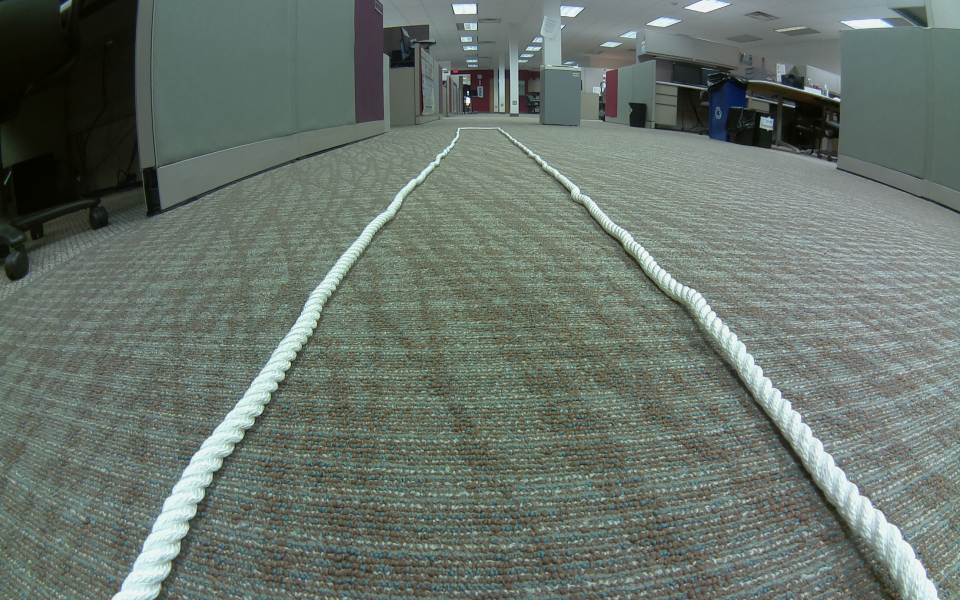
#> input picture test/assets/ropes.jpg, 1920 x 1200 px, found by its file name (shown at 1/2 size)
$ python openCVTesting.py
#> lines starting #> are read from the running program, lines starting #| are printed output that depends on the picture; after the words box and inside, x2 and y2 are one past the last pixel; in counts of white or black regions, pixels touching at a corner belong together
import numpy as np
import cv2 as cv
import pandas as pd
import matplotlib.pyplot as plt
import matplotlib.patches as mpatches
import skimage.io as io
import math
from skimage.util import img_as_ubyte, img_as_float, crop
from skimage.measure import label, regionprops, regionprops_table
from skimage.morphology import remove_small_objects
from skimage.color import label2rgb
from IPython.display import display


# Resizes the image, not sure if it changes the resolution or not
# [6 lines left out: function scaler, not called in this run]

def blurrer(image, blur):
    blurred_image = cv.GaussianBlur(image, (blur, blur), 0)
    return blurred_image

def edges(image, threshold1, threshold2):
    edges_image = cv.Canny(image, threshold1, threshold2)
    return edges_image

def grayBin(image, blur, threshold1, threshold2):
    gray_image = cv.imread(image, cv.IMREAD_GRAYSCALE)
    blur_image = cv.GaussianBlur(gray_image, (blur, blur), 0)
    notSureWhatThisIsFor, binary_image = cv.threshold(blur_image, threshold1, threshold2, cv.THRESH_BINARY)
    return binary_image

# Changes OpenCV image to Scikit image
def toScikit(image):
    imageScikit = img_as_float(image)
    return imageScikit

# Changes Scikit image to OpenCV image
def toOpenCV(image):
    imageOpenCV = img_as_ubyte(image)
    return imageOpenCV

def removeSmall(image, size, connecting):
    small = remove_small_objects(image, size, connecting)
    return small

def cropSize(image, top, bottom, left, right, cop):
    cropped = crop(image, ((top, bottom), (left, right)), copy = cop)


# ---------------------------------------------------------------------
# more significant here

# THIS CLASS HAS NO PARAMETERS FOR MY PURPOSES
# IF YOU WOULD LIKE TO VARY THE BLUR, CROP, OR THRESHOLDS, ADD PARAMETERS FOR DIFFERENT imgProp OBJECTS, ADD PARAMETERS
class imgProp:

    def __init__(self, image):
        self.newImg = image


    def imgChange(self):

        self.newImg = cv.imread(self.newImg, cv.IMREAD_GRAYSCALE)
        self.newImg = cv.GaussianBlur(self.newImg, (75, 75), 0)
        notSureWhatThisIsFor, self.bi = cv.threshold(self.newImg, 150, 255, cv.THRESH_BINARY)

        self.finalImg = img_as_float(self.bi)
        self.finalImg = label(self.finalImg)
        self.finalImg = remove_small_objects(self.finalImg, 16000, 1)
        self.finalImg = crop(self.finalImg, ((800, 0), (0, 0)), copy = True)

        return self.finalImg

    # [34 lines left out: function error, not called in this run]


img = cv.imread('ropes.jpg', cv.IMREAD_GRAYSCALE)
#> img: shape (1200, 1920); min 0, max 255, mean 110.7
imgSlant = cv.imread('e2left.jpg', cv.IMREAD_GRAYSCALE)
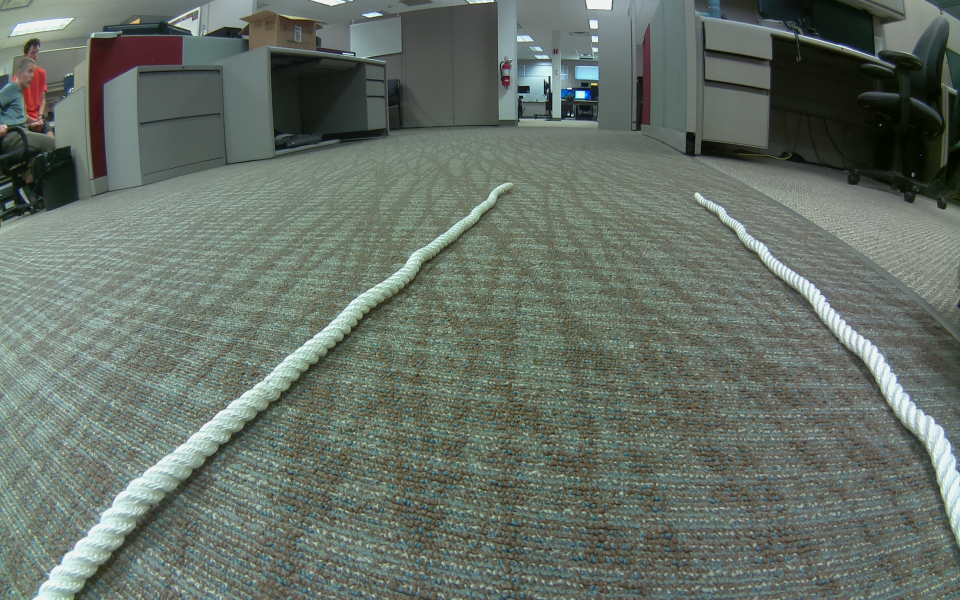
#> input picture test/assets/e2left.jpg, 1920 x 1200 px, found by its file name (shown at 1/2 size)
#> imgSlant: shape (1200, 1920); min 0, max 255, mean 107.9

#scaled = scaler(img, 25) #see if the resolution is differnet than original full size image

# Blurred image
blur = blurrer(img, 75) # cv.GaussianBlur(img,(75,75),0) <- the original command, however I turned it into a funtion
slantBlur = blurrer(imgSlant, 75)

ret4,th4 = cv.threshold(blur, 150, 255, cv.THRESH_BINARY)
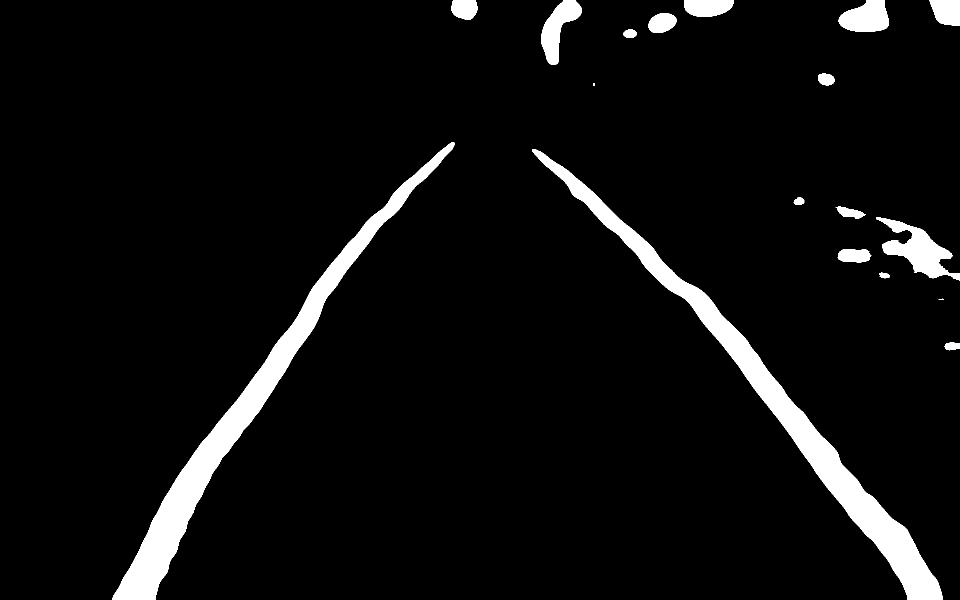
#> th4: shape (1200, 1920) (shown at 1/2 size); 5.7% white; 21 white regions (4 under 20 px), largest, box (x1, y1, x2, y2) and area: (1064, 298, 1885, 1200) 52130, (225, 284, 909, 1200) 49585, (1752, 434, 1920, 561) 7962
ret5,th5 = cv.threshold(slantBlur, 150, 255, cv.THRESH_BINARY)
#> th5: shape (1200, 1920); 5.3% white; 21 white regions (4 under 20 px), largest, box (x1, y1, x2, y2) and area: (63, 409, 964, 1200) 48248, (1404, 397, 1920, 1064) 27549, (0, 441, 215, 570) 16147
th6 = grayBin('straight14.jpg', 75, 150, 255)
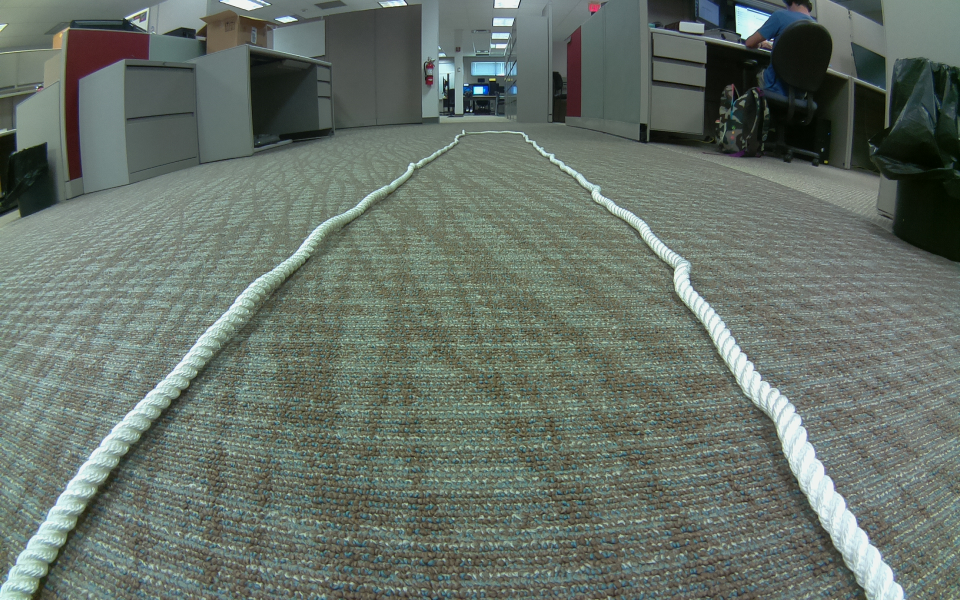
#> input picture test/assets/straight14.jpg, 1920 x 1200 px, found by its file name (shown at 1/2 size)
#> in grayBin, `notSureWhatThisIsFor, binary_image = cv.threshold(blur_image, threshol..`: binary_image: shape (1200, 1920); 4.6% white; 12 white regions, largest, box (x1, y1, x2, y2) and area: (1141, 341, 1815, 1200) 51171, (0, 440, 663, 1200) 39875, (982, 0, 1055, 93) 3481
#> in grayBin, `notSureWhatThisIsFor, binary_image = cv.threshold(blur_image, threshol..`: notSureWhatThisIsFor = 150
th7 = grayBin('e2right.jpg', 75, 150, 255)
#> call 2 of grayBin, with image = 'e2right.jpg', blur = 75, threshold1 = 150, threshold2 = 255
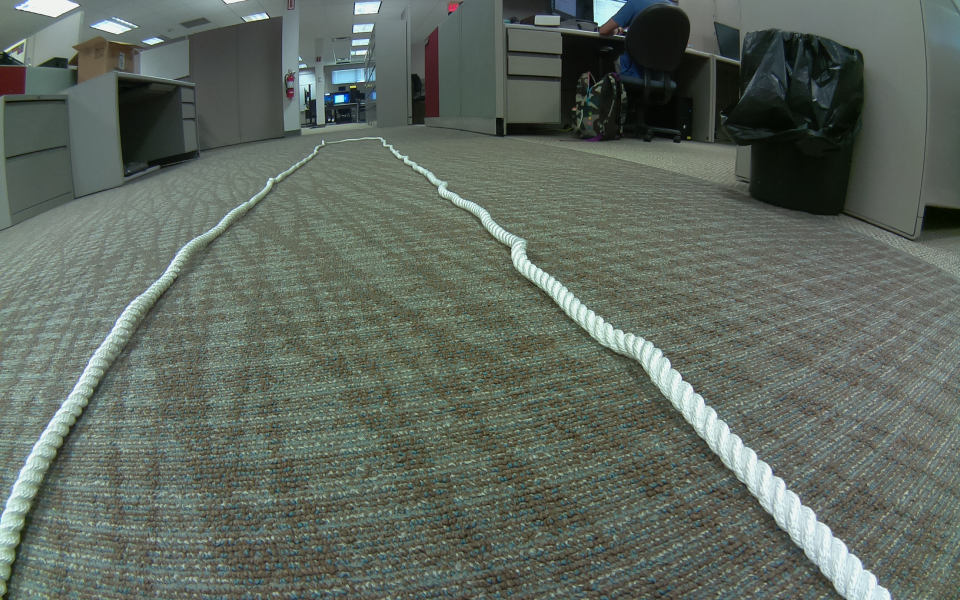
#> input picture test/assets/e2right.jpg, 1920 x 1200 px, found by its file name (shown at 1/2 size)
#> in grayBin (call 2), `notSureWhatThisIsFor, binary_image = cv.threshold(blur_image, threshol..`: binary_image: shape (1200, 1920); 4% white; 9 white regions, largest, box (x1, y1, x2, y2) and area: (875, 365, 1784, 1200) 54969, (0, 490, 377, 1127) 22552, (35, 0, 156, 88) 6035


#edges4 = edges(th4, 50, 255) # cv.Canny(th4, 100, 200) <- the original command, however I turned it into a funtion


# Labeled Regions
th4Scikit = toScikit(th4)
th5Scikit = toScikit(th5)
th6Scikit = toScikit(th6)
th7Scikit = toScikit(th7)

label_image = label(th4Scikit)
#> label_image: shape (1200, 1920) int64; 22 distinct labels, from 0 to 21
label_slant = label(th5Scikit)
#> label_slant: shape (1200, 1920) int64; 22 distinct labels, from 0 to 21
label_6 = label(th6Scikit)
#> label_6: shape (1200, 1920) int64; 13 distinct labels, from 0 to 12
label_7 = label(th7Scikit)
#> label_7: shape (1200, 1920) int64; 10 distinct labels, from 0 to 9

# Remove the smaller irrelevant blobs
label_imageLarge = remove_small_objects(label_image,  16000, 1)
#> label_imageLarge: shape (1200, 1920) int64; 3 distinct labels, from 0 to 11
label_slantLarge = removeSmall(label_slant, 20000, 1)
#> in removeSmall, `small = remove_small_objects(image, size, connecting)`: small: shape (1200, 1920) int64; 3 distinct labels, from 0 to 10
label_6Large = removeSmall(label_6, 16000, 1)
#> in removeSmall (call 2), `small = remove_small_objects(image, size, connecting)`: small: shape (1200, 1920) int64; 3 distinct labels, from 0 to 11
label_7Large = removeSmall(label_7, 16000, 1)
#> in removeSmall (call 3), `small = remove_small_objects(image, size, connecting)`: small: shape (1200, 1920) int64; 3 distinct labels, from 0 to 9


# Crops the image
# Don't think we need to use this if we remove the small blobs
# HOWEVER this can be used so we detect the end of the rope "U" shape later
label_imageCrop = crop(th4Scikit, ((300, 0), (0, 0)), copy = True) #first tuple crops (top, bottom), second tuple crops (left, right)
#> label_imageCrop: shape (900, 1920) float64; values 0 (black) and 1 (white), 6.5% white; 12 white regions (3 under 20 px), largest, box (x1, y1, x2, y2) and area: (1064, 0, 1885, 900) 52115, (225, 0, 903, 900) 49364, (1752, 134, 1920, 261) 7962
label_6LargeCrop = crop(label_6Large, ((800, 0), (0, 0)), copy = True)
#> label_6LargeCrop: shape (400, 1920) int64; 3 distinct labels, from 0 to 11
label_7LargeCrop = crop(label_7Large, ((800, 0), (0, 0)), copy = True)
#> label_7LargeCrop: shape (400, 1920) int64; 3 distinct labels, from 0 to 9

#image_label_overlay = label2rgb(label_image,  bg_label = 0) # this changes the color, not entirely sure how it works, but it does
endU = imgProp('endU.jpg')
endU.imgChange()
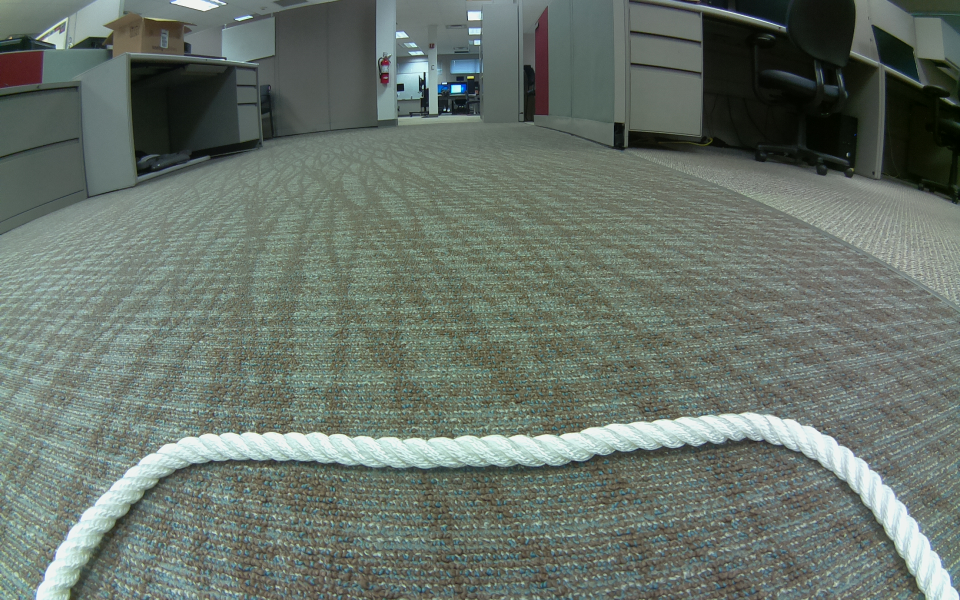
#> input picture test/assets/endU.jpg, 1920 x 1200 px, found by its file name (shown at 1/2 size)
#> in imgChange, `notSureWhatThisIsFor, self.bi = cv.threshold(self.newImg, 150, 255, cv..`: self.bi: shape (1200, 1920); 6.6% white; 14 white regions (1 under 20 px), largest, box (x1, y1, x2, y2) and area: (57, 820, 1920, 1200) 124323, (1651, 437, 1895, 571) 9068, (95, 0, 242, 96) 6091
#> in imgChange, `self.finalImg = label(self.finalImg)`: self.finalImg: shape (1200, 1920) int64; 15 distinct labels, from 0 to 14
#> in imgChange, `self.finalImg = remove_small_objects(self.finalImg, 16000, 1)`: self.finalImg: shape (1200, 1920) int64; values 0 (black) and 10 (white), 5.4% white; 1 white region, box (x1, y1, x2, y2) and area: (57, 820, 1920, 1200) 124323
#> in imgChange, `self.finalImg = crop(self.finalImg, ((800, 0), (0, 0)), copy = True)`: self.finalImg: shape (400, 1920) int64; values 0 (black) and 10 (white), 16.2% white; 1 white region, box (x1, y1, x2, y2) and area: (57, 20, 1920, 400) 124323
testClass = imgProp('straight14.jpg')
testClass.imgChange()
e1lefte2right = imgProp('e1lefte2right.jpg')
e1lefte2right.imgChange()
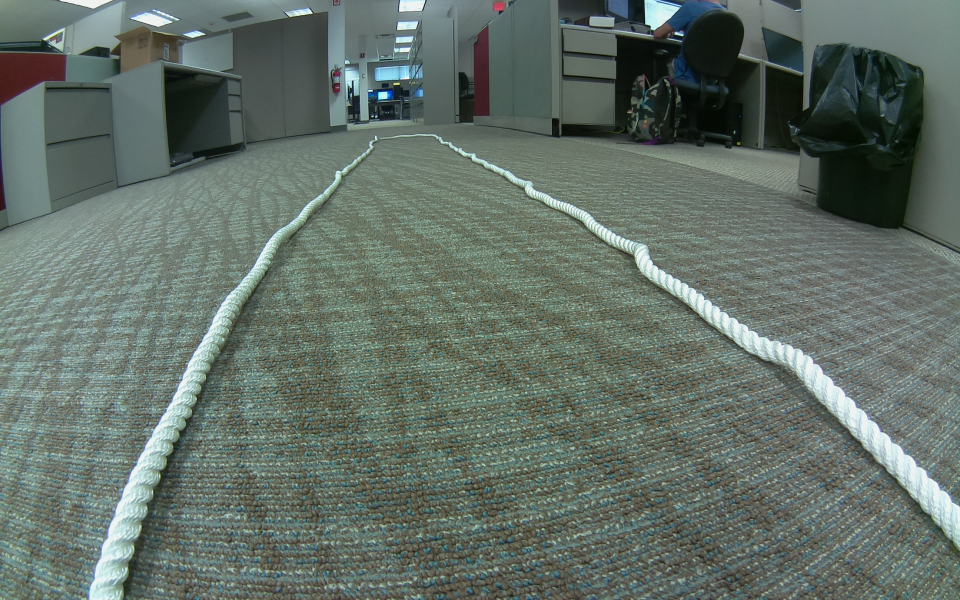
#> input picture test/assets/e1lefte2right.jpg, 1920 x 1200 px, found by its file name (shown at 1/2 size)
#> in imgChange (call 3), `notSureWhatThisIsFor, self.bi = cv.threshold(self.newImg, 150, 255, cv..`: self.bi: shape (1200, 1920); 4.2% white; 9 white regions, largest, box (x1, y1, x2, y2) and area: (1019, 350, 1920, 1081) 46302, (171, 457, 568, 1200) 35038, (133, 0, 243, 85) 5902
#> in imgChange (call 3), `self.finalImg = label(self.finalImg)`: self.finalImg: shape (1200, 1920) int64; 10 distinct labels, from 0 to 9
#> in imgChange (call 3), `self.finalImg = remove_small_objects(self.finalImg, 16000, 1)`: self.finalImg: shape (1200, 1920) int64; 3 distinct labels, from 0 to 9
#> in imgChange (call 3), `self.finalImg = crop(self.finalImg, ((800, 0), (0, 0)), copy = True)`:
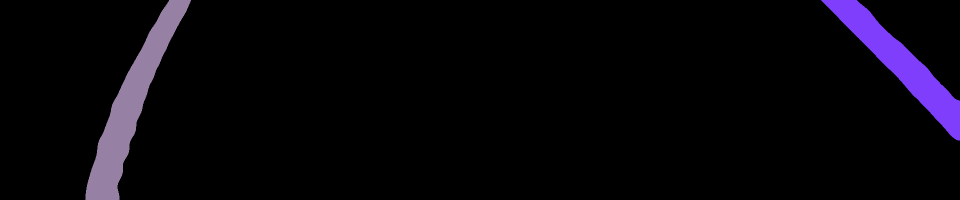
#> self.finalImg: shape (400, 1920) int64 (shown at 1/2 size); 3 distinct labels, from 0 to 9; one colour per label, 0 black
e2right = imgProp('e2right.jpg')
e2right.imgChange()
e1righte2left = imgProp('e1righte2left.jpg')
#> (the run stopped early here; a loop or call above may not have finished)
